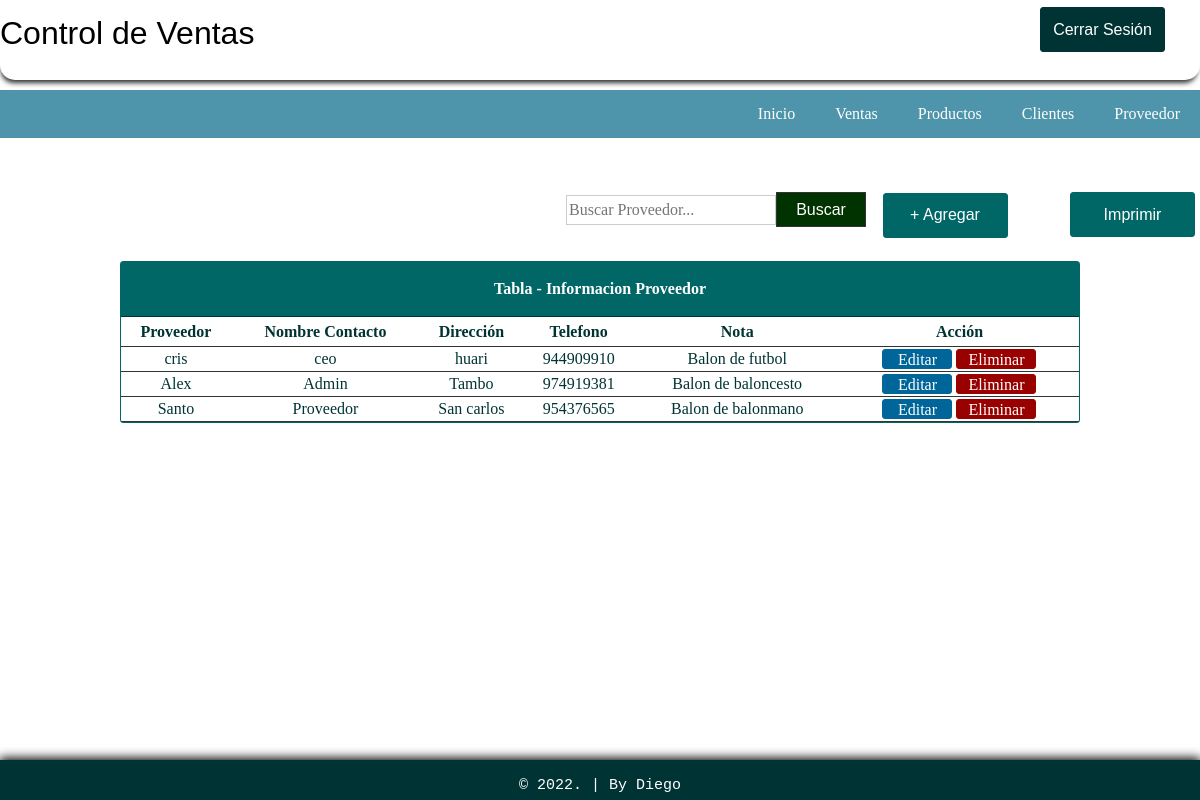
Screenshot of /Proveedor/supplier.php (signed in) with the database file from the repository.
### tables this page shows
CREATE TABLE `supplier` (
  `id` int(11) NOT NULL,
  `suppliername` varchar(100) NOT NULL,
  `contactperson` varchar(100) NOT NULL,
  `address` varchar(100) NOT NULL,
  `contactno` varchar(11) NOT NULL,
  `note` varchar(200) NOT NULL
);

### Proveedor/supplier.php (the view, shortened to what this page needs)
<!DOCTYPE >
<html >
<head>
</head>
<link rel="stylesheet" type="text/css" href="../Css/estilos.css">
<body>
<div id="container">
<div id="header">
<p class="Pl">Control de Ventas</p>
  <a href="../logout.php"><input type="button" id="btnadd" value="Cerrar Sesión" align="middle" src="" /></a>
</div>
<br><br><br><br><br>
 <header>
         <nav class="Menu">
                <ul>
                   <li><a href="../index.php">Inicio</a></li>
                   <li><a href="../Ventas/sales.php">Ventas</a></li>
                   <li><a href="../Producto/products.php">Productos</a></li>
                   <li><a href="../Cliente/customers.php">Clientes</a></li>
                   <li><a href="supplier.php">Proveedor</a></li>
               </ul>
           </nav>
       </header>
<br><br><br>
<table width="80%" border="0" align="center" cellpadding="0" cellspacing="0">
      <tr>
        <td width="750" align="right">
        <form action="result_supplier.php" method="get" ecntype="multipart/data-form">
        <input type="text" name="query" style="border:1px solid #CCC; color: #333; width:210px; height:30px;" placeholder="Buscar Proveedor..." /><input type="submit" id="btnsearch" value="Buscar" name="search" />
        </form>
        </td>
        <td width="127" height="37" align="right">
        <a href="javascript:void(0)" onclick="toggle_visibility('popup-box1')"><input type="button" style=" margin: 0 5 5 5 ; border:1px solid #066; background:#066; height:45px; width:125px; color:#FFF; border-radius:3px; font-family:sans-serif;" value="+ Agregar" /></a></td>
        <a href="pedido_proveedor.php" onclick="toggle_visibility('popup-box1')"><input type="button" style=" margin: 0 5 5 5 ; border:1px solid #066; background:#066; height:45px; width:125px; color:#FFF; border-radius:3px; font-family:sans-serif; float:right" value="Imprimir" /></a></td>
      </tr>
    </table></th>
  <br>
  <tr>
    <td>
    <table border="0" cellpadding="0" cellspacing="0" align="center" width="80%" style="border:1px solid #066; color:#033; border-radius:3px;">
     <tr>
     <th colspan="6" align="center" height="55px" style="border-bottom:1px solid #033; background: #066; color:#FFF;"> Tabla - Informacion Proveedor</th>
    </tr>
      <tr height="30px">
        <th style="border-bottom:1px solid #333;"> Proveedor </th>
        <th style="border-bottom:1px solid #333;"> Nombre Contacto </th>
        <th style="border-bottom:1px solid #333;"> Dirección </th>
        <th style="border-bottom:1px solid #333;"> Telefono </th>
        <th style="border-bottom:1px solid #333;"> Nota </th>
        <th style="border-bottom:1px solid #333;"> Acción </th>
      </tr>
       <?php
require('../config.php');
$query="SELECT * FROM supplier";
$result=mysqli_query($db_link, $query);
while ($row=mysqli_fetch_array($result)){?>
      <tr align="center" style="height:25px">
      	<td style="border-bottom:1px solid #333;"> <?php echo $row['suppliername']; ?> </td>
        <td style="border-bottom:1px solid #333;"> <?php echo $row['contactperson']; ?> </td>
        <td style="border-bottom:1px solid #333;"> <?php echo $row['address']; ?> </td>
        <td style="border-bottom:1px solid #333;"> <?php echo $row['contactno']; ?> </td>
        <td style="border-bottom:1px solid #333;"> <?php echo $row['note']; ?> </td>
        <td style="border-bottom:1px solid #333;">
        <a href="edit_supplier.php?id=<?php echo md5($row['id']);?>"><input type="button" value="Editar" style="width:70px; height:20; color:#FFF; background:#069; border:1px solid #069; border-radius:3px;"></a> <a href="delete_supplier.php?id=<?php echo md5($row['id']);?>"><input type="button" value="Eliminar" style="width:80px; height:20; color:#FFF; background: #900; border:1px solid #900; border-radius:3px;"></a>
        </td>
      </tr>
   <?php
}?>
    </table>
  </td>
  </tr>
<br><br><br>
<div id="footer">
<table border="0" cellpadding="15px" align="center"; style="size: 12px; font-family: 'Courier New', Courier, monospace; color: #FFF; font-size: 12px;">
<tr>
	<td>
  <p class="Foo"> &copy; 2022.  | By Diego</p>
    </td>
</tr>
</table>
</div>
</div>
</body>
</html>

### Css/estilos.css (style rules this page uses)
body { margin:0; font-size:16px; height:100%; margin:0; padding:0; }
header { width: 100%; background-color: #4e94ab; }
.Pl { margin: 15px 0 0 0 ; font-size: 32px; font-family: sans-serif; }
#btnadd { float: right; margin: -45px 35px 0 0 ; border:1px solid #033; background: #033; border-radius:3px; height:45px; width:125px; color: #FFF; font-family:sans-serif; }
#footer { clear: both; background: #033; height: 40px; width: 100%; position: fixed; left: 0px; bottom: 0px; text-align: center; box-shadow:0px -1px 10px 1px #000; }
.Foo { font-family: 'Courier New'; color: #fff; font-size: 15px;" }
.Menu ul { margin: 0px; list-style: none; padding: 0px; display: flex; justify-content: flex-end; }
.Menu li a { display: block; padding: 15px 20px; color: #fff; text-decoration: none; }
#header { box-shadow: -1px 5px 5px -2px #333333; position:fixed; width:100%; height:80px; border-radius:0px 0px 15px 15px; background-color:#FFF; }
#btnsearch { border:1px solid #333; background: #030; height:35px; width:90px; color: #FFF; font-family:"Lucida Sans Unicode", "Lucida Grande", sans-serif; }
:root { --baseColor: #606468; }
:root { --gridMaxWidth: 20rem; --gridWidth: 90%; }
:root { --iconFill: var(--baseColor); }
:root { --htmlFontSize: 100%; --bodyBackgroundColor: #2c3338; --bodyColor: var(--baseColor); --bodyFontFamily: 'Open Sans'; --bodyFontFamilyFallback: sans-serif; --bodyFontSize: 0.875rem; --bodyFontWeight: 400; --bodyLineHeight: 1.5; }
:root { --anchorColor: #eee; }
a { color: var(--anchorColor); outline: 0; text-decoration: none; }
:root { --formFieldMargin: 0.875rem; }
input { border: 0; color: #000; font: inherit; }
input[type='submit'] { cursor: pointer; }
.form input[type='password'],.form input[type='text'], { width: 80%; }
:root { --loginBorderRadus: 0.25rem; --loginColor: #eee; --loginInputBackgroundColor: #3b4148; --loginInputHoverBackgroundColor: #434a52; --loginLabelBackgroundColor: #363b41; --loginSubmitBackgroundColor: #ea4c88; --loginSubmitColor: #eee; --loginSubmitHoverBackgroundColor: #d44179; }
:root { --paragraphMarginBottom: 1.5rem; --paragraphMarginTop: 1.5rem; }

### rows the page displays
supplier: suppliername "cris", contactperson "ceo", address "huari", contactno "944909910", note "Balon de futbol"
supplier: suppliername "Alex", contactperson "Admin", address "Tambo", contactno "974919381", note "Balon de baloncesto"
supplier: suppliername "Santo", contactperson "Proveedor", address "San carlos", contactno "954376565", note "Balon de balonmano"
